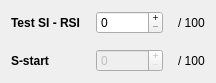
    <widget class="QWidget" name="layoutWidget_19">
     <property name="geometry">
      <rect>
       <x>30</x>
       <y>1550</y>
       <width>231</width>
       <height>75</height>
      </rect>
     </property>
     <layout class="QGridLayout" name="gridLayout_siRsi">
      <property name="sizeConstraint">
       <enum>QLayout::SizeConstraint::SetFixedSize</enum>
      </property>
      <property name="spacing">
       <number>15</number>
      </property>
      <item row="1" column="0">
       <widget class="QLabel" name="label_kStart_3">
        <property name="font">
         <font>
          <bold>true</bold>
         </font>
        </property>
        <property name="text">
         <string>S-start</string>
        </property>
       </widget>
      </item>
      <item row="0" column="0">
       <widget class="QLabel" name="label_siRsi">
        <property name="font">
         <font>
          <bold>true</bold>
         </font>
        </property>
        <property name="text">
         <string>Test SI - RSI</string>
        </property>
       </widget>
      </item>
      <item row="1" column="1">
       <widget class="QSpinBox" name="spinBox_e_sStart">
        <property name="enabled">
         <bool>false</bool>
        </property>
        <property name="cursor">
         <cursorShape>ArrowCursor</cursorShape>
        </property>
        <property name="buttonSymbols">
         <enum>QAbstractSpinBox::ButtonSymbols::PlusMinus</enum>
        </property>
        <property name="accelerated">
         <bool>true</bool>
        </property>
        <property name="maximum">
         <number>100000</number>
        </property>
       </widget>
      </item>
      <item row="0" column="2">
       <widget class="QLabel" name="label_sur_cent_3">
        <property name="text">
         <string>/ 100</string>
        </property>
       </widget>
      </item>
      <item row="0" column="1">
       <widget class="QSpinBox" name="spinBox_e_testSIRSI">
        <property name="cursor">
         <cursorShape>ArrowCursor</cursorShape>
        </property>
        <property name="buttonSymbols">
         <enum>QAbstractSpinBox::ButtonSymbols::PlusMinus</enum>
        </property>
        <property name="accelerated">
         <bool>true</bool>
        </property>
        <property name="maximum">
         <number>100000</number>
        </property>
       </widget>
      </item>
      <item row="1" column="2">
       <widget class="QLabel" name="label_sur_cent_5">
        <property name="text">
         <string>/ 100</string>
        </property>
       </widget>
      </item>
     </layout>
    </widget>
